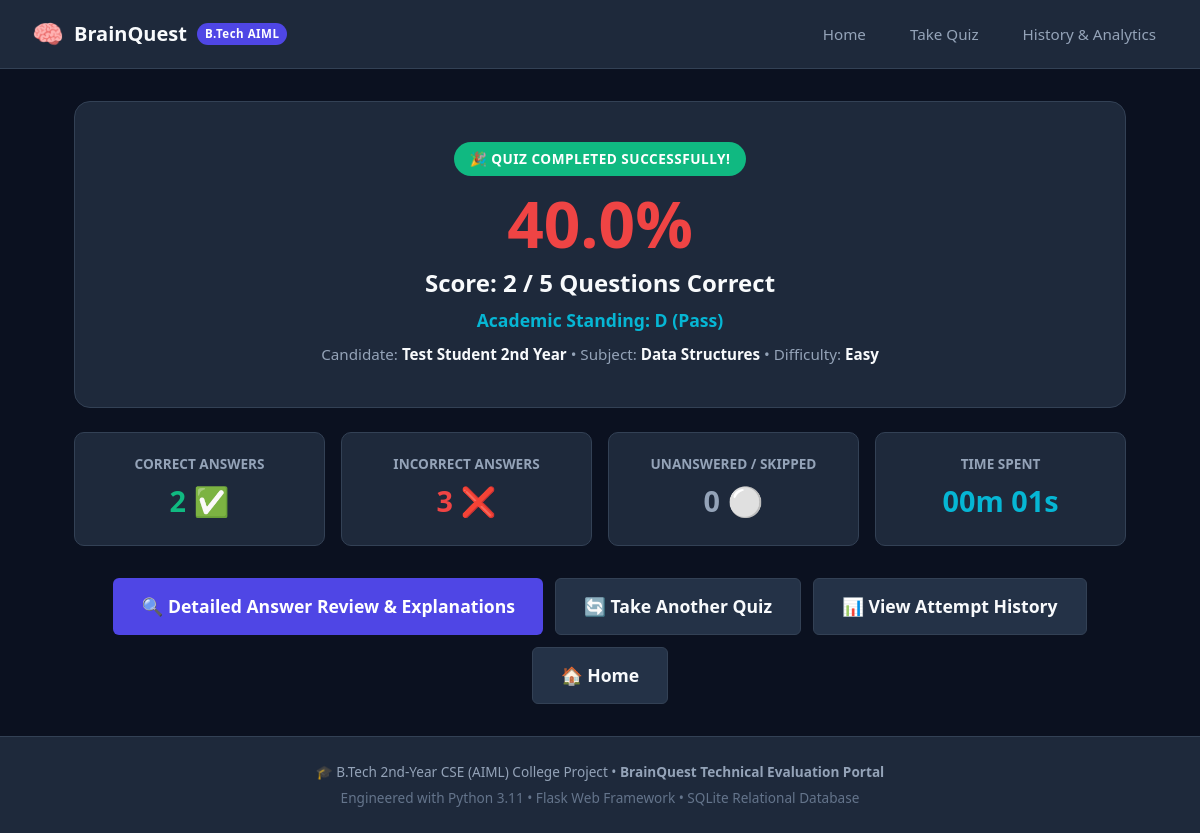
Screenshot of /results/2 with the database file from the repository.
### tables this page shows
CREATE TABLE quiz_attempts (
            id INTEGER PRIMARY KEY AUTOINCREMENT,
            student_name TEXT NOT NULL,
            category TEXT NOT NULL,
            difficulty TEXT NOT NULL,
            score INTEGER NOT NULL,
            total_questions INTEGER NOT NULL,
            percentage REAL NOT NULL,
            grade TEXT NOT NULL,
            time_taken_seconds INTEGER NOT NULL,
            attempt_timestamp TEXT NOT NULL
        );

### app.py (the view, shortened to what this page needs)
@app.route("/results/<int:attempt_id>")
def view_result(attempt_id):
    last_res = session.get("last_result")
    matching_attempt = None
    if last_res and (last_res.get("id") == attempt_id or attempt_id > 0):
        matching_attempt = last_res
    else:
        history = database.get_quiz_history(limit=100)
        matching_attempt = next((a for a in history if a["id"] == attempt_id), None)
    correct_count = matching_attempt.get("score", 0)
    total = matching_attempt.get("total_questions", 10)
    user_answers = matching_attempt.get("user_answers", {})
    if user_answers:
        unanswered_count = sum(1 for val in user_answers.values() if val is None)
        incorrect_count = total - correct_count - unanswered_count
    else:
        unanswered_count = 0
        incorrect_count = max(0, total - correct_count)
    return render_template(
        "results.html",
        attempt=matching_attempt,
        correct_count=correct_count,
        incorrect_count=incorrect_count,
        unanswered_count=unanswered_count
    )

### database.py (called while the page is built)
def get_connection(db_path=None):
    path = get_db_path(db_path)
    try:
        conn = sqlite3.connect(path, timeout=10)
        conn.row_factory = sqlite3.Row
        return conn
    except Exception as e:
        print(f"Warning: sqlite3.connect failed for {path}: {e}. Using in-memory fallback.")
        conn = sqlite3.connect(":memory:", timeout=10)
        conn.row_factory = sqlite3.Row
        return conn

### templates/results.html (shortened to what this page needs)
{% extends "base.html" %}
{% block content %}
<div class="score-hero">
  <span class="pill pill-success" style="font-size: 0.85rem; padding: 6px 16px;">🎉 Quiz Completed Successfully!</span>
  <div class="score-big" style="color: {% if attempt.percentage >= 75 %}var(--success){% elif attempt.percentage >= 50 %}var(--warning){% else %}var(--danger){% endif %};">
    {{ attempt.percentage }}%
  </div>
  <h2 style="font-size: 1.5rem; font-weight: 700; color: var(--text-white); margin-bottom: 0.25rem;">
    Score: {{ attempt.score }} / {{ attempt.total_questions }} Questions Correct
  </h2>
  <p style="color: var(--accent-cyan); font-weight: 600; font-size: 1.1rem;">
    Academic Standing: {{ attempt.grade }}
  </p>
  <p style="color: var(--text-muted); font-size: 0.95rem; margin-top: 0.5rem;">
    Candidate: <strong style="color: var(--text-white);">{{ attempt.student_name }}</strong> •
    Subject: <strong style="color: var(--text-white);">{{ attempt.category }}</strong> •
    Difficulty: <strong style="color: var(--text-white);">{{ attempt.difficulty }}</strong>
  </p>
</div>
<div class="metrics-grid">
  <div class="metric-card">
    <div style="font-size: 0.85rem; font-weight: 700; color: var(--text-muted);">CORRECT ANSWERS</div>
    <div class="metric-val" style="color: var(--success);">{{ correct_count }} ✅</div>
  </div>
  <div class="metric-card">
    <div style="font-size: 0.85rem; font-weight: 700; color: var(--text-muted);">INCORRECT ANSWERS</div>
    <div class="metric-val" style="color: var(--danger);">{{ incorrect_count }} ❌</div>
  </div>
  <div class="metric-card">
    <div style="font-size: 0.85rem; font-weight: 700; color: var(--text-muted);">UNANSWERED / SKIPPED</div>
    <div class="metric-val" style="color: var(--text-muted);">{{ unanswered_count }} ⚪</div>
  </div>
  <div class="metric-card">
    <div style="font-size: 0.85rem; font-weight: 700; color: var(--text-muted);">TIME SPENT</div>
    <div class="metric-val" style="color: var(--accent-cyan);">
      {% set mins = attempt.time_taken_seconds // 60 %}
      {% set secs = attempt.time_taken_seconds % 60 %}
      {{ "%02d"|format(mins) }}m {{ "%02d"|format(secs) }}s
    </div>
  </div>
</div>
<div style="display: flex; gap: 12px; justify-content: center; flex-wrap: wrap;">
  <a href="{{ url_for('review_answers', attempt_id=attempt.id) }}" class="btn btn-primary btn-lg">
    🔍 Detailed Answer Review & Explanations
  </a>
  <a href="{{ url_for('dashboard') }}" class="btn btn-secondary btn-lg">
    🔄 Take Another Quiz
  </a>
  <a href="{{ url_for('history') }}" class="btn btn-secondary btn-lg">
    📊 View Attempt History
  </a>
  <a href="{{ url_for('index') }}" class="btn btn-secondary btn-lg">
    🏠 Home
  </a>
</div>
{% endblock %}

### static/css/style.css (style rules this page uses)
:root { --bg-main: #0b1120; --bg-card: #1e293b; --bg-card-alt: #243247; --border: #334155; --border-focus: #6366f1; --primary: #4f46e5; --primary-hover: #6366f1; --accent-cyan: #06b6d4; --success: #10b981; --success-bg: rgba(16, 185, 129, 0.15); --danger: #ef4444; --danger-bg: rgba(239, 68, 68, 0.15); --warning: #f59e0b; --text-white: #f8fafc; --text-muted: #94a3b8; --text-dim: #64748b; --font-sans: 'Segoe UI', -apple-system, BlinkMacSystemFont, Roboto, sans-serif; --font-mono: 'Consolas', 'Courier New', monospace; --radius-sm: 6px; --radius-md: 10px; --radius-lg: 16px; --shadow: 0 4px 20px rgba(0, 0, 0, 0.35); }
* { box-sizing: border-box; margin: 0; padding: 0; }
body { font-family: var(--font-sans); background-color: var(--bg-main); color: var(--text-white); min-height: 100vh; display: flex; flex-direction: column; line-height: 1.6; }
a { color: var(--accent-cyan); text-decoration: none; transition: all 0.2s; }
.pill { display: inline-block; padding: 3px 10px; border-radius: 9999px; font-size: 0.75rem; font-weight: 700; letter-spacing: 0.5px; text-transform: uppercase; }
.pill-success { background: var(--success); color: white; }
.btn { display: inline-flex; align-items: center; justify-content: center; gap: 8px; padding: 0.65rem 1.25rem; border-radius: var(--radius-sm); font-size: 0.95rem; font-weight: 600; cursor: pointer; border: none; transition: all 0.2s; text-decoration: none; font-family: inherit; }
.btn-primary { background-color: var(--primary); color: white; }
.btn-secondary { background-color: var(--bg-card-alt); color: var(--text-white); border: 1px solid var(--border); }
.btn-lg { padding: 0.85rem 1.75rem; font-size: 1.1rem; }
.score-hero { text-align: center; padding: 2.5rem 1rem; background: var(--bg-card); border: 1px solid var(--border); border-radius: var(--radius-lg); margin-bottom: 1.5rem; }
.score-big { font-size: 4rem; font-weight: 800; line-height: 1; margin: 1rem 0 0.5rem 0; }
.metrics-grid { display: grid; grid-template-columns: repeat(auto-fit, minmax(200px, 1fr)); gap: 1rem; margin-bottom: 2rem; }
.metric-card { background: var(--bg-card); border: 1px solid var(--border); border-radius: var(--radius-md); padding: 1.25rem; text-align: center; }
.metric-val { font-size: 1.8rem; font-weight: 800; margin-top: 0.25rem; }

### rows the page displays
quiz_attempts: percentage "40.0", score "2", total_questions "5", grade "D (Pass)", student_name "Test Student 2nd Year", category "Data Structures", difficulty "Easy"

### other values shown
{{ correct_count }} "2"
{{ incorrect_count }} "3"
{{ unanswered_count }} "0"
{{ "%02d"|format(mins) }} "00"
{{ "%02d"|format(secs) }} "01"
